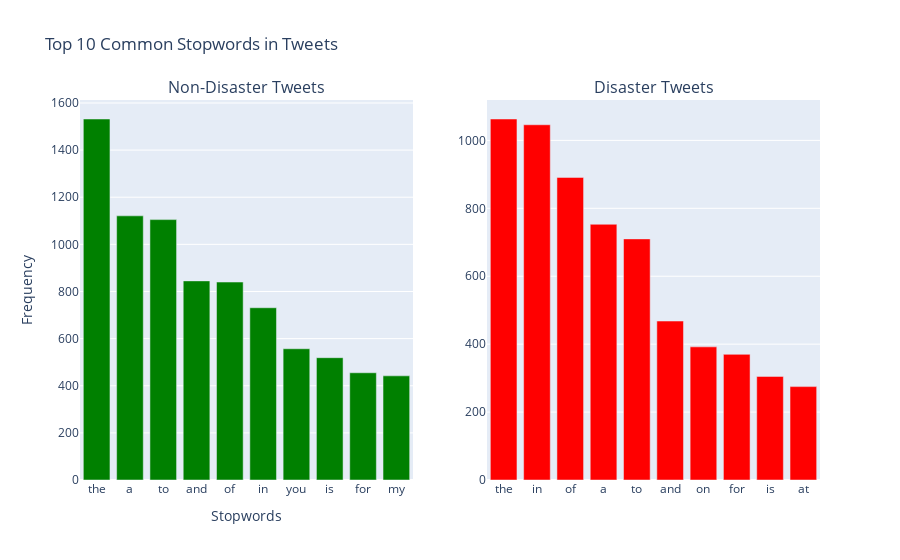

The notebook cell saved with this chart:
### Markdown cell above
♻️ Stopwords les plus communs dans les tweets

### Code cell
# Create corpus for non-disaster tweets
non_disaster_corpus = create_corpus(0)
disaster_corpus = create_corpus(1)

# Count stopwords in non-disaster tweets
dic_non_disaster = defaultdict(int)
for word in non_disaster_corpus:
    if word in stop:
        dic_non_disaster[word] += 1

non_disaster_top = sorted(dic_non_disaster.items(), key=lambda x: x[1], reverse=True)[:10]

# Count stopwords in disaster tweets
dic_disaster = defaultdict(int)
for word in disaster_corpus:
    if word in stop:
        dic_disaster[word] += 1

disaster_top = sorted(dic_disaster.items(), key=lambda x: x[1], reverse=True)[:10]

# Prepare data for plotting
x_non_disaster, y_non_disaster = zip(*non_disaster_top)
x_disaster, y_disaster = zip(*disaster_top)

# Create subplots
fig = make_subplots(rows=1, cols=2, subplot_titles=('Non-Disaster Tweets', 'Disaster Tweets'))

# Add bar chart for non-disaster tweets
fig.add_trace(go.Bar(x=x_non_disaster, y=y_non_disaster, name='Non-Disaster', marker_color='green'), row=1, col=1)

# Add bar chart for disaster tweets
fig.add_trace(go.Bar(x=x_disaster, y=y_disaster, name='Disaster', marker_color='red'), row=1, col=2)

# Update layout
fig.update_layout(title_text='Top 10 Common Stopwords in Tweets',
                  xaxis_title='Stopwords',
                  yaxis_title='Frequency',
                  showlegend=False)

fig.show()

### Figure 1 — Plotly figure (JSON) as saved in the notebook; plotly's stock layout.template omitted (floating-point values rounded to 4 significant figures)
{"data": [{"marker": {"color": "green"}, "name": "Non-Disaster", "type": "bar", "x": ["the", "a", "to", "and", "of", "in", "you", "is", "for", "my"], "xaxis": "x", "y": [1532, 1121, 1105, 845, 840, 731, 557, 519, 455, 442], "yaxis": "y"}, {"marker": {"color": "red"}, "name": "Disaster", "type": "bar", "x": ["the", "in", "of", "a", "to", "and", "on", "for", "is", "at"], "xaxis": "x2", "y": [1063, 1046, 891, 753, 710, 468, 392, 370, 305, 275], "yaxis": "y2"}], "layout": {"annotations": [{"font": {"size": 16}, "showarrow": false, "text": "Non-Disaster Tweets", "x": 0.225, "xanchor": "center", "xref": "paper", "y": 1, "yanchor": "bottom", "yref": "paper"}, {"font": {"size": 16}, "showarrow": false, "text": "Disaster Tweets", "x": 0.775, "xanchor": "center", "xref": "paper", "y": 1, "yanchor": "bottom", "yref": "paper"}], "showlegend": false, "title": {"text": "Top 10 Common Stopwords in Tweets"}, "xaxis": {"anchor": "y", "domain": [0, 0.45], "title": {"text": "Stopwords"}}, "xaxis2": {"anchor": "y2", "domain": [0.55, 1]}, "yaxis": {"anchor": "x", "domain": [0, 1], "title": {"text": "Frequency"}}, "yaxis2": {"anchor": "x2", "domain": [0, 1]}}}
